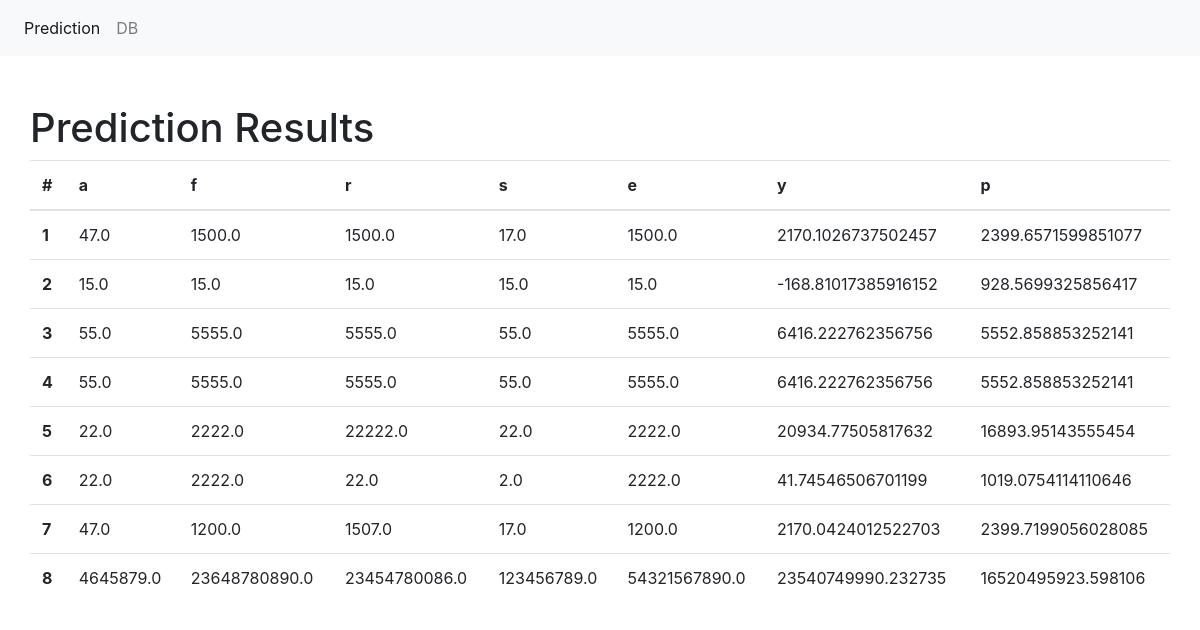
The app's page /results/ with its own data.
### predict/models.py (models this page shows, shortened)
class PredResults2(models.Model):
    id = models.AutoField(primary_key=True)
    area = models.FloatField()
    Fertilizers = models.FloatField()
    Rainfall = models.FloatField()
    Storage = models.FloatField()
    Electricity = models.FloatField()
    yeild = models.FloatField()
    prices = models.FloatField()

### predict/views.py (the view)
# urls.py: path('results/', views.view_results, name='results'),
def view_results(request):
    data = {"dataset": PredResults2.objects.all()}
    return render(request, "results.html", data)

### templates/results.html
{% extends "base.html" %}
{% block main %}
    <div class="container pt-5">
        <div class="row">
        <h1>Prediction Results</h1>
            <table class="table">
                <thead>
                <tr>
                <th scope="col">#</th>
                <th scope="col">a</th>
                <th scope="col">f</th>
                <th scope="col">r</th>
                <th scope="col">s</th>
                <th scope="col">e</th>
                <th scope="col">y</th>
                <th scope="col">p</th>
                </tr>
                </thead>
                <tbody>
                {% for data in dataset %}
                    <tr>
                    <th scope="row">{{ data.id }}</th>
                    <td>{{ data.area }}</td>
                    <td>{{ data.Fertilizers }}</td>
                    <td>{{ data.Rainfall }}</td>
                    <td>{{ data.Storage }}</td>
                    <td>{{ data.Electricity }}</td>
                    <td>{{ data.yeild }}</td>
                    <td>{{ data.prices }}</td>
                    </tr>
                {% endfor %}
                </tbody>
            </table>
        </div>
    </div>
{% endblock %}

### templates/base.html (shortened to what this page needs)
<!doctype html>
<html lang="en">
    <head>
    <link rel="stylesheet" href="https://stackpath.bootstrapcdn.com/bootstrap/4.4.1/css/bootstrap.min.css">
    </head>
    <body>
    <nav class="navbar navbar-expand-lg navbar-light bg-light">
        <div class="collapse navbar-collapse" id="navbarSupportedContent">
            <ul class="navbar-nav mr-auto">
                <li class="nav-item active">
                    <a class="nav-link" href="/">Prediction <span class="sr-only">(current)</span></a>
                </li>
                <li class="nav-item">
                    <a class="nav-link" href="/results">DB</a>
                </li>
            </ul>
        </div>
    </nav>
    {% block main %}
    {% endblock %}
    </body>
</html>

### records on screen
PredResults2: id "1", area "47.0", Fertilizers "1500.0", Rainfall "1500.0", Storage "17.0", Electricity "1500.0", yeild "2170.1026737502457", prices "2399.6571599851077"
PredResults2: id "2", area "15.0", Fertilizers "15.0", Rainfall "15.0", Storage "15.0", Electricity "15.0", yeild "-168.81017385916152", prices "928.5699325856417"
PredResults2: id "3", area "55.0", Fertilizers "5555.0", Rainfall "5555.0", Storage "55.0", Electricity "5555.0", yeild "6416.222762356756", prices "5552.858853252141"
PredResults2: id "4", area "55.0", Fertilizers "5555.0", Rainfall "5555.0", Storage "55.0", Electricity "5555.0", yeild "6416.222762356756", prices "5552.858853252141"
PredResults2: id "5", area "22.0", Fertilizers "2222.0", Rainfall "22222.0", Storage "22.0", Electricity "2222.0", yeild "20934.77505817632", prices "16893.95143555454"
PredResults2: id "6", area "22.0", Fertilizers "2222.0", Rainfall "22.0", Storage "2.0", Electricity "2222.0", yeild "41.74546506701199", prices "1019.0754114110646"
PredResults2: id "7", area "47.0", Fertilizers "1200.0", Rainfall "1507.0", Storage "17.0", Electricity "1200.0", yeild "2170.0424012522703", prices "2399.7199056028085"
PredResults2: id "8", area "4645879.0", Fertilizers "23648780890.0", Rainfall "23454780086.0", Storage "123456789.0", Electricity "54321567890.0", yeild "23540749990.232735", prices "16520495923.598106"
